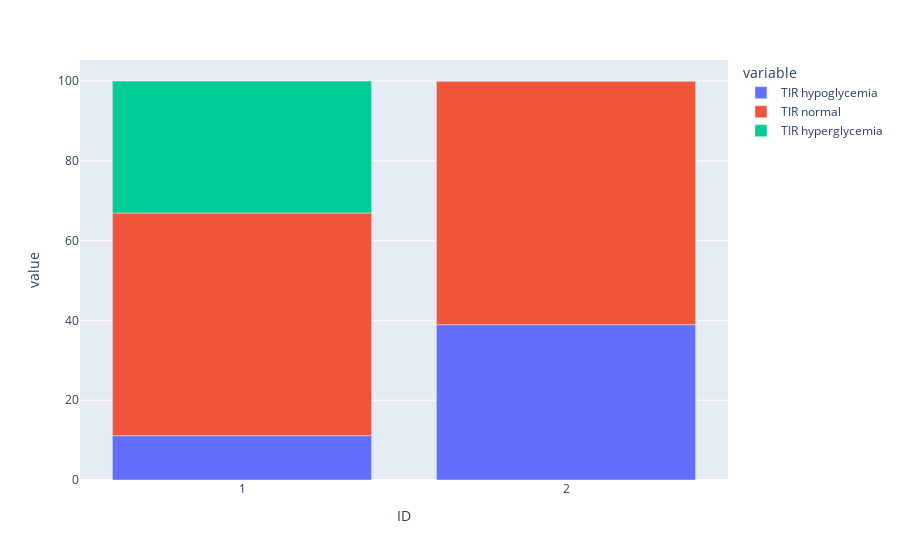

The code cell stored with this chart in its notebook:
### Code cell
px.bar(metrics, x='ID', y=['TIR hypoglycemia', 'TIR normal', 'TIR hyperglycemia'])

### Figure 1 — Plotly figure (JSON) as saved in the notebook; plotly's stock layout.template omitted (floating-point values rounded to 4 significant figures)
{"data": [{"alignmentgroup": "True", "hovertemplate": "variable=TIR hypoglycemia<br>ID=%{x}<br>value=%{y}<extra></extra>", "legendgroup": "TIR hypoglycemia", "marker": {"color": "#636efa", "pattern": {"shape": ""}}, "name": "TIR hypoglycemia", "offsetgroup": "TIR hypoglycemia", "orientation": "v", "showlegend": true, "textposition": "auto", "type": "bar", "x": ["1", "2"], "xaxis": "x", "y": [11.11, 38.93], "yaxis": "y"}, {"alignmentgroup": "True", "hovertemplate": "variable=TIR normal<br>ID=%{x}<br>value=%{y}<extra></extra>", "legendgroup": "TIR normal", "marker": {"color": "#EF553B", "pattern": {"shape": ""}}, "name": "TIR normal", "offsetgroup": "TIR normal", "orientation": "v", "showlegend": true, "textposition": "auto", "type": "bar", "x": ["1", "2"], "xaxis": "x", "y": [55.81, 61.07], "yaxis": "y"}, {"alignmentgroup": "True", "hovertemplate": "variable=TIR hyperglycemia<br>ID=%{x}<br>value=%{y}<extra></extra>", "legendgroup": "TIR hyperglycemia", "marker": {"color": "#00cc96", "pattern": {"shape": ""}}, "name": "TIR hyperglycemia", "offsetgroup": "TIR hyperglycemia", "orientation": "v", "showlegend": true, "textposition": "auto", "type": "bar", "x": ["1", "2"], "xaxis": "x", "y": [33.07, 0], "yaxis": "y"}], "layout": {"barmode": "relative", "legend": {"title": {"text": "variable"}, "tracegroupgap": 0}, "margin": {"t": 60}, "xaxis": {"anchor": "y", "domain": [0, 1], "title": {"text": "ID"}}, "yaxis": {"anchor": "x", "domain": [0, 1], "title": {"text": "value"}}}}
